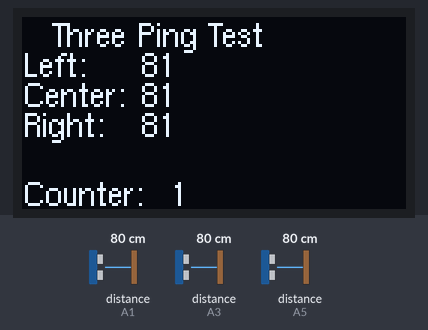
The sketch below on a simulated Arduino Nano, built with avr-gcc and run on an emulated ATmega328P. Parts: 128×64 one-colour display. The test bench sets the inputs (shaded band); at power-on: distance to the obstacle (sensors on A3, A1, A5) 80 cm. The echo pulse lasts 58.3 µs per cm.

Above: at 1.4 s.
1.5 s: distance to the obstacle (sensor on A3) set to 14 cm
At 2.6 s:
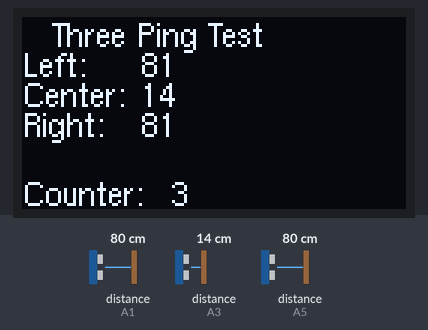
4.2 s: distance to the obstacle (sensor on A3) set to 11 cm
At 5.6 s:
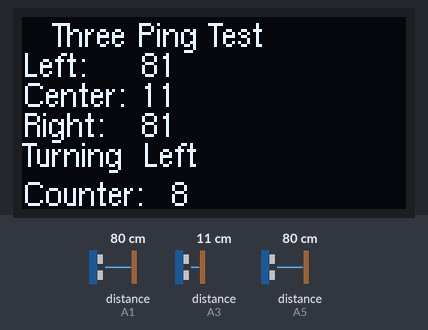
7.4 s: distance to the obstacle (sensor on A1) set to 2 cm
At 8.9 s:
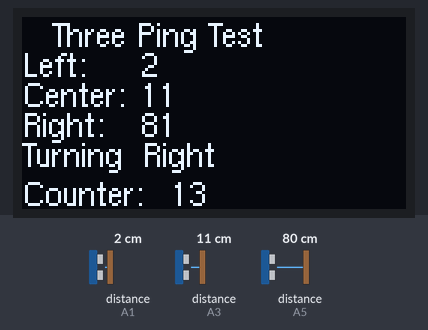
10.5 s: distance to the obstacle (sensor on A5) set to 2 cm
At 12.1 s:
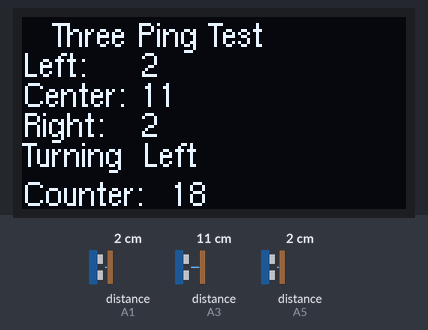
13.7 s: distance to the obstacle (sensor on A1) set to 4 cm
At 15.3 s:
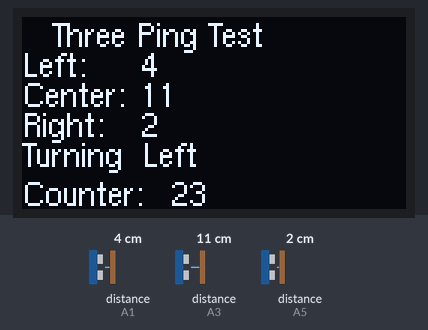
Timing chart, 0 to 16.8 s (numbered marks = the images above; inputs shaded):
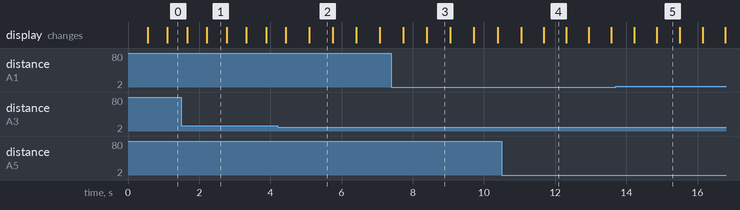

Measured:
- the behaviour switches between 13 and 12 cm on distance to the obstacle (sensor on A3) (found by bisection; images 1 and 2)
- what the display in image 1 shows lasts 0.6 s, from 2.2 s to 2.8 s
- what the display in image 3 shows lasts 0.7 s, from 8.4 s to 9.1 s

The sketch:

_03-ping-3-display-test.ino
```cpp
// ---------------------------------------------------------------------------
// Ping Display Test
// ---------------------------------------------------------------------------
#include <Arduino.h>
#include <NewPing.h>
//// https://github.com/olikraus/u8g2/wiki
#include <U8g2lib.h>
#include <SPI.h>

// order on OLED - GND, VCC, SCL, SDA, RDS, DC, CS
#define SCL_PIN 13 // SCL clock - 3rd from bottom
#define SDA_PIN 11 // SDA, Data, MOSI - must be on pin 11 on the Nano
#define RDS_PIN 10 // reset
// pin 9 is a PWM reserved for the motor
#define DC_PIN 8 // DC moved from pin 9 which is needed as a PWM pin
#define CS_PIN 7 // chip select top

#define LEFT_TRIGGER_PIN  A0  // Arduino pin tied to trigger pin on the ultrasonic sensor.
#define LEFT_ECHO_PIN     A1  // Arduino pin tied to echo pin on the ultrasonic sensor.

#define CENTER_TRIGGER_PIN  A2  // Arduino pin tied to trigger pin on the ultrasonic sensor.
#define CENTER_ECHO_PIN     A3  // Arduino pin tied to echo pin on the ultrasonic sensor.

#define RIGHT_TRIGGER_PIN  A4  // Arduino pin tied to trigger pin on the ultrasonic sensor.
#define RIGHT_ECHO_PIN  A5  // Arduino pin tied to echo pin on the ultrasonic sensor.

#define MAX_DISTANCE 200 // Maximum distance we want to ping for (in centimeters). Maximum sensor distance is rated at 400-500cm.

#define NUMBER_COLUMN 40

NewPing sonar_left(LEFT_TRIGGER_PIN, LEFT_ECHO_PIN, MAX_DISTANCE); // NewPing setup of pins and maximum distance.
NewPing sonar_center(CENTER_TRIGGER_PIN, CENTER_ECHO_PIN, MAX_DISTANCE); // NewPing setup of pins and maximum distance.
NewPing sonar_right(RIGHT_TRIGGER_PIN, RIGHT_ECHO_PIN, MAX_DISTANCE); // NewPing setup of pins and maximum distance.

// https://github.com/olikraus/u8g2/wiki/u8x8setupcpp#constructor-reference
// We are using the 128 byte 4W Hardware SPI with no rotation which only uses 27% of dynamic memory
U8G2_SSD1306_128X64_NONAME_1_4W_HW_SPI u8g2(U8G2_R0, CS_PIN, DC_PIN, RDS_PIN);

int distance_left;
int distance_center;
int distance_right;

int counter; // main loop counter

void setup() {
  u8g2.begin();
  // Set font to Helvetica regular 8 pixel font
  // For other options see https://github.com/olikraus/u8g2/wiki/fntlistall#8-pixel-height
  u8g2.setFont(u8g2_font_helvR08_tf);
}

void loop() {

  // keep polling until we get a non-zero value
  do {
    delay(33);
    distance_center = sonar_center.ping_cm();
  } while (distance_center == 0);

  distance_left = sonar_left.ping_cm();
  distance_right = sonar_right.ping_cm();

  u8g2.firstPage();
  do {
    u8g2.home();
    u8g2.drawStr(10, 10,"Three Ping Test");

    u8g2.drawStr(0, 20,"Left:");
    u8g2.setCursor(NUMBER_COLUMN, 20);
    u8g2.print(distance_left);

    u8g2.drawStr(0, 30,"Center:");
    u8g2.setCursor(NUMBER_COLUMN, 30);
    u8g2.print(distance_center);

    u8g2.drawStr(0, 40,"Right:");
    u8g2.setCursor(NUMBER_COLUMN, 40);
    u8g2.print(distance_right);

    if (distance_center < 13) {
        u8g2.drawStr(0, 50,"Turning");
        if (distance_left < distance_right)
           u8g2.drawStr(NUMBER_COLUMN, 50,"Right");
        else u8g2.drawStr(NUMBER_COLUMN, 50,"Left");
    }

    u8g2.drawStr(0,63,"Counter:");
    u8g2.setCursor(NUMBER_COLUMN+10, 63);
    u8g2.print(counter);

  } while ( u8g2.nextPage() );

  delay(33);
  counter++;
}
```
